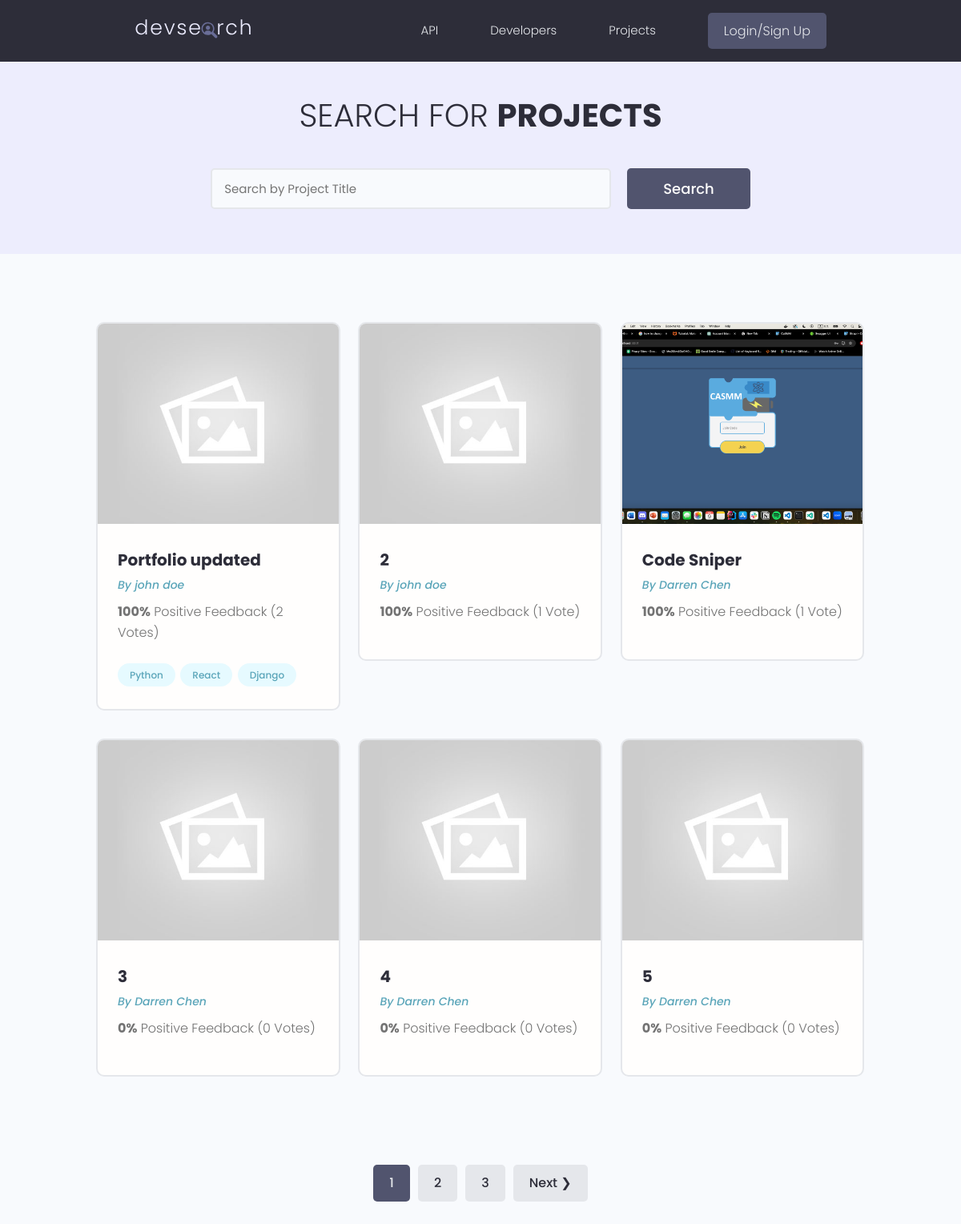
/projects/, run on the app's committed database.
### projects/models.py (models this page shows, shortened)
class Project(models.Model):
    owner = models.ForeignKey(Profile, null=True, blank=True, on_delete=models.CASCADE)
    title = models.CharField(max_length=200) #Charfield is a small field compare to TextField
    description = models.TextField(null=True, blank=True) #null=True means that this field is optional
    featured_image = models.ImageField(upload_to='projects/', default='')
    demo_link = models.CharField(max_length=2000, null=True, blank=True)
    source_link = models.CharField(max_length=2000, null=True, blank=True)
    tags = models.ManyToManyField('Tag', blank=True) #ManyToManyField is a field that can have many tags
    vote_total = models.IntegerField(default=0, null=True, blank=True)
    vote_ratio = models.IntegerField(default=0, null=True, blank=True)
    created = models.DateTimeField(auto_now_add=True) #auto_now_add=True will automatically add when we create a new project
    id = models.UUIDField(default=uuid.uuid4, unique=True, primary_key=True, editable=False) #uuid4 is a random id, editable=False means that we can't edit this id
    class Meta:
        ordering = ['-vote_ratio', '-vote_total', 'title'] #order the projects by vote ratio and vote total
    @property
    def imageURL(self):
        try:
            url = self.featured_image.url
        except:
            url = ''
        return url

class Tag(models.Model):
    name = models.CharField(max_length=200)
    created = models.DateTimeField(auto_now_add=True)
    id = models.UUIDField(default=uuid.uuid4, unique=True, primary_key=True, editable=False)
    def __str__(self):
        return self.name

### users/models.py (models this page shows, shortened)
class Profile(models.Model):
    user = models.OneToOneField(User, null=True, on_delete=models.CASCADE, blank=True) #one user can have one profile, one profile can have one user
    name = models.CharField(max_length=200, null=True, blank=True)
    email = models.EmailField(max_length=500, null=True, blank=True, unique=True)
    username = models.CharField(max_length=200, null=True, blank=True)
    location = models.CharField(max_length=200, null=True, blank=True)
    short_intro = models.CharField(max_length=200, null=True, blank=True)
    bio = models.TextField(null=True, blank=True)
    profile_image = models.ImageField(upload_to='profiles/', default='')
    social_github = models.CharField(max_length=200, null=True, blank=True)
    social_twitter = models.CharField(max_length=200, null=True, blank=True)
    social_linkedin = models.CharField(max_length=200, null=True, blank=True)
    social_youtube = models.CharField(max_length=200, null=True, blank=True)
    social_website = models.CharField(max_length=200, null=True, blank=True)
    created = models.DateTimeField(auto_now_add=True)
    id = models.UUIDField(default=uuid.uuid4, unique=True, primary_key=True, editable=False)
    class Meta:
        ordering = ['-created']

### projects/views.py (the view)
# urls.py: path('projects/', views.getProjects),
def projects(request):
    projects, search_query = searchProjects(request)
    custom_range, projects = paginateProjects(request, projects, 6)
    context = {'projects': projects, 'search_query': search_query, 'custom_range': custom_range}
    return render(request, 'projects/projects.html', context)

### projects/utils.py (called while the page is built)
def searchProjects(request):
    search_query = ''
    if request.GET.get('search_query'):
        search_query = request.GET.get('search_query')
    tags = Tag.objects.filter(name__icontains=search_query) #get all the tags from the database in a list that contain the search query in the name field
    projects = Project.objects.distinct().filter(Q(title__icontains=search_query) |
                                                 Q(description__icontains=search_query) |
                                                 Q(owner__name__icontains=search_query) |
                                                 Q(tags__in=tags))
    return projects, search_query

def paginateProjects(request, projects, results):
    page = request.GET.get('page') #get the page number from the url
    paginator = Paginator(projects, results) #create a paginator object with the projects and the number of results per page
    try:
        projects = paginator.page(page)
    except PageNotAnInteger: #if the page is not in the url set the page number to 1
        page = 1
        projects = paginator.page(page)
    except EmptyPage: #if the page number is greater than the number of pages, set the page number to the last page
        page = paginator.num_pages #get the total number of pages
        projects = paginator.page(page)
    custom_range = paginator.get_elided_page_range(number=page, on_each_side=2, on_ends=1)
    return custom_range, projects

### projects/templates/projects/projects.html (shortened to what this page needs)
{% extends 'main.html' %}
{% block content %}
<main class="projects">
    <section class="hero-section text-center">
      <div class="container container--narrow">
        <div class="hero-section__box">
          <h2>Search for <span>Projects</span></h2>
        </div>
        <div class="hero-section__search">
          <form class="form" action="{% url 'projects' %}" method="GET">
            <div class="form__field">
              <input class="input input--text" id="formInput#search" type="text" name="search_query" value="{{search_query}}"
                placeholder="Search by Project Title" />
            </div>
            <input class="btn btn--sub btn--lg" type="submit" value="Search" />
          </form>
        </div>
      </div>
    </section>
    <section class="projectsList">
      <div class="container">
        <div class="grid grid--three">
        {% for project in projects %}
          <div class="column">
            <div class="card project">
              <a href="{% url 'project' project.id %}" class="project">
                <img class="project__thumbnail" src="{{project.imageURL}}" alt="project thumbnail" />
                <div class="card__body">
                  <h3 class="project__title">{{project.title}}</h3>
                  <p><a class="project__author" href="{% url 'user-profile' project.owner.id %}">By {{project.owner.name}}</a></p>
                  <p class="project--rating">
                    {% if project.vote_ratio == None %}
                      <span style="font-weight: bold;">0%</span> Positive
                      Feedback ({{project.vote_total}} Vote{{project.vote_total|pluralize:"s"}})
                    {% else %}
                      <span style="font-weight: bold;">{{project.vote_ratio}}%</span> Positive
                      Feedback ({{project.vote_total}} Vote{{project.vote_total|pluralize:"s"}})
                    {% endif %}
                  </p>
                  <div class="project__tags">
                    {% for tag in project.tags.all %}
                    <span class="tag tag--pill tag--main">
                      <small>{{tag}}</small>
                    </span>
                    {% endfor %}
                  </div>
                </div>
              </a>
            </div>
          </div>
          {% endfor %}
        </div>
      </div>
    </section>
    {% include 'pagination.html' with queryset=projects custom_range=custom_range search_query=search_query%}
  </main>
{% endblock content %}

### templates/main.html (shortened to what this page needs)
<!DOCTYPE html>
{% load static %}
<html lang="en">
<head>
    <link rel="stylesheet" href="{% static 'uikit/styles/uikit.css' %}" />
    <link rel="stylesheet" href="{% static 'styles/app.css' %}" />
</head>
<body>
    {% include 'navbar.html' %}
    {% block content %}
    {% endblock content %}
</body>
</html>

### templates/navbar.html (shortened to what this page needs)
{% load static %}
<header class="header">
    <div class="container container--narrow">
      <a href="{% url 'profiles' %}" class="header__logo">
        <img src="{% static 'images/logo.svg' %}" alt="DevSearch Logo" />
      </a>
      <nav class="header__nav">
        <ul class="header__menu">
          <li class="header__menuItem"><a href="{% url 'routes' %}">API</a></li>
          <li class="header__menuItem"><a href="{% url 'profiles' %}">Developers</a></li>
          <li class="header__menuItem"><a href="{% url 'projects' %}">Projects</a></li>
          {% if request.user.is_authenticated %}
          <li class="header__menuItem"><a href="{% url 'inbox' %}">Inbox</a></li>
          <li class="header__menuItem"><a href="{% url 'account' %}">Account</a></li>
          <li class="header__menuItem"><a href="{% url 'logout' %}" class="btn btn--sub">Logout</a></li>
          {% else %}
          <li class="header__menuItem"><a href="{% url 'login' %}" class="btn btn--sub">Login/Sign Up</a></li>
          {% endif %}
        </ul>
      </nav>
    </div>
  </header>

### templates/pagination.html (shortened to what this page needs)
{% if queryset.has_other_pages %}
    <div class="pagination">
      <ul class="container">
        {% if search_query == '' %}
          {% for page in custom_range %}
            {% if page == queryset.number %}
              <li><a href="?page={{page}}" class="btn page-link btn--sub">{{ page }}</a></li>
            {% else %}
              <li><a href="?page={{page}}" class="btn page-link">{{ page }}</a></li>
            {% endif %}
          {% endfor %}
          {% if queryset.has_next %}
          <li><a href="?page={{queryset.next_page_number}}" class="btn page-link">Next &#10095;</a></li>
          {% endif %}
        {% endif %}
      </ul>
    </div>
{% endif %}

### static/styles/app.css (style rules this page uses)
:root { --color-sub: #2d2d39; }
.btn--sub { background-color: var(--color-sub-light); }
.card { border: 2px solid var(--color-light); }
img { width: 100%; }
.header { position: sticky; z-index: 111; background-color: var(--color-sub); padding: 1.5rem 0; }
.header > .container { display: flex; justify-content: space-between; align-items: center; }
.header__logo > img { height: 3.8rem; }
.header__nav > ul { display: inline-flex; align-items: center; list-style: none; gap: 6.5rem; }
.header__menuItem > a { color: var(--color-light); font-weight: 300; }
.hero-section { height: 40vh; display: flex; align-items: center; background-color: var(--color-sub); }
.hero-section__box { margin-bottom: 4rem; }
.hero-section__box > h2, .hero-section__box > h2 > span { font-size: 4rem; color: var(--color-light); line-height: 1.3; text-transform: uppercase; }
.hero-section__box > h2 { font-weight: 300; }
.hero-section__box > h2 > span { font-weight: 700; }
.hero-section__search > .form { display: flex; align-items: center; justify-content: center; gap: 2rem; }
.hero-section__search > .form input.input--text { width: 50rem; }
.pagination { margin-top: 8rem; margin-bottom: 10rem; }
.pagination > ul { flex-wrap: wrap; list-style: none; display: flex; align-items: center; justify-content: center; gap: 1rem; }
.pagination .btn { color: var(--color-sub); }
.pagination .btn.btn--sub { color: var(--color-light); }
.project__author { font-size: 1.4rem; font-style: italic; }
.project--rating { margin-bottom: 1.6em; margin-top: .5em; }
.projects > .hero-section { background: var(--color-sub-lighter); height: 30vh; }
.projects .hero-section__box { margin-bottom: 2.5rem; }
.projects .hero-section__box > h2 { color: var(--color-sub); }
.projects .hero-section__box > h2 > span { font-weight: 700; color: var(--color-sub); }
.projectsList { margin-top: 8rem; }
.project__thumbnail { height: 25rem; object-fit: cover; object-position: top center; }
.project__title { font-size: 2rem; font-weight: 700; color: var(--color-sub); }

### static/uikit/styles/modules/_variables.css (style rules this page uses)
:root { --color-main: #5aa5b9; --color-main-light: #e6faff; --color-sub: #3f4156; --color-sub-light: #51546e; --color-sub-lighter: #ededfd; --color-text: #737373; --color-gray: #8b8b8b; --color-light: #e5e7eb; --color-light-gray: #767676; --color-bg: #f8fafd; --color-white: #fffefd; --color-white-light: #f3f3f3; --color-success: #359e64; --color-success-bg: #def8e8; --color-error: #fc4b0b; --color-error-bg: #fff2ee; --font-base: 'Poppins', arial, helvetica, 'Segoe UI', roboto, ubuntu, sans-serif; --font-monospace: 'Fira Code', 'Courier New', courier, monospace; --font-regular: 300; --font-medium: 500; --font-bold: 700; --generic-shadow: 1px 1px 5px #00000010; --generic-transition: all 0.3s ease-in-out; }

### static/uikit/styles/modules/_base.css (style rules this page uses)
* { margin: 0; padding: 0; box-sizing: border-box; text-rendering: optimizeLegibility; color: inherit; font-size: inherit; }
html { font-size: 50%; }
@media only screen and (min-width: 480px) { html { font-size: 56.25%; } }
@media only screen and (min-width: 1200px) { html { font-size: 62.5%; } }
body { line-height: 1.6; font-weight: 400; font-size: 1.5rem; color: var(--color-text); background-color: var(--color-bg); min-height: 100vh; }

### static/uikit/styles/modules/_typography.css (style rules this page uses)
* { font-family: var(--font-base); }
h2 { font-size: 3.6rem; font-weight: var(--font-bold); }
h3 { font-size: 3.2rem; font-weight: var(--font-medium); }
p, span, strong { font-size: 1.6rem; color: var(--color-text); font-weight: var(--font-regular); }
a { padding-bottom: 2px; text-decoration: none; display: inline-block; color: var(--color-main); font-weight: var(--font-medium); }

### static/uikit/styles/modules/_utilities.css (style rules this page uses)
.container { width: 92%; max-width: 165rem; margin: 0 auto; box-sizing: border-box; }
.container--narrow { width: 92%; max-width: 120rem; }
@media screen and (min-width: 1000px) { .container { width: 90%; } }
@media screen and (min-width: 1000px) { .container--narrow { width: 85%; } }
@media screen and (min-width: 1200px) { .container { width: 80%; } }
@media screen and (min-width: 1200px) { .container--narrow { width: 72%; } }
.text-center { text-align: center; }

### static/uikit/styles/modules/_card.css (style rules this page uses)
.card { border-radius: 1rem; background-color: var(--color-white); border: 1.5px solid var(--color-light); width: auto; height: auto; margin-top: 0.5rem; margin-bottom: 0.5rem; overflow: hidden; }
.card__body, .card__header { padding: 2rem 2.5rem; }

### data on the page
Project: imageURL (placeholder picture), title "Portfolio updated", owner.name "john doe", vote_ratio "100", vote_total "2"
Tag: name "Python"
Tag: name "React"
Tag: name "Django"
Project: imageURL (placeholder picture), title "2", owner.name "john doe", vote_ratio "100", vote_total "1"
Project: imageURL (picture), title "Code Sniper", owner.name "Darren Chen", vote_ratio "100", vote_total "1"
Project: imageURL (placeholder picture), title "3", owner.name "Darren Chen", vote_ratio "0", vote_total "0"
Project: imageURL (placeholder picture), title "4", owner.name "Darren Chen", vote_ratio "0", vote_total "0"
Project: imageURL (placeholder picture), title "5", owner.name "Darren Chen", vote_ratio "0", vote_total "0"

### other printed values
{{ page }} "1"
{{ page }} "2" "3"
